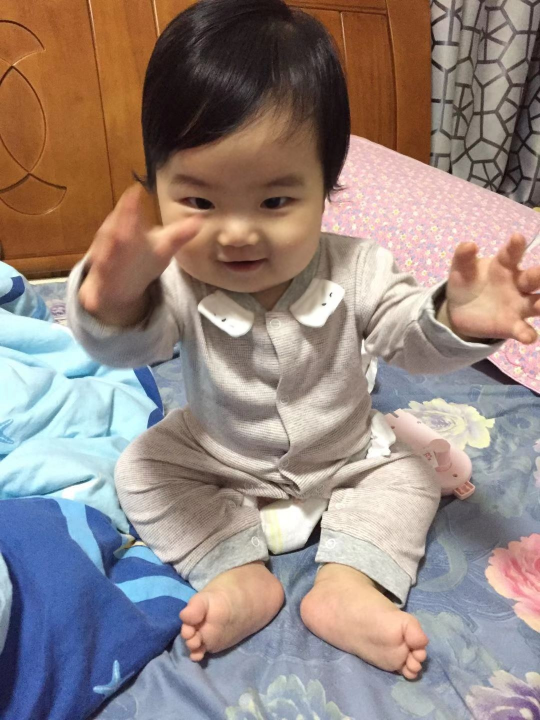
#> input picture meibairuanj/dlib/beautified_image.jpg, 1080 x 1440 px (shown at 1/2 size)
$ python -i beautify.py   (imports and definitions only)
#> lines starting #> are read from the running program, lines starting #| are printed output that depends on the picture
import cv2
import dlib
import numpy as np


def beautify_image(image, ksize=5, sigma_color=75, sigma_space=75, whitening=0, blemish_removal=0, red_saturation=0):
    detector = dlib.get_frontal_face_detector()
    faces = detector(image, 1)

    if len(faces) > 0:
        for face in faces:
            x, y, w, h = face.left(), face.top(), face.width(), face.height()
            roi = image[y:y+h, x:x+w]

            # 磨皮
            roi = cv2.bilateralFilter(roi, ksize, sigma_color, sigma_space)

            # 美白
            if whitening > 0:
                lab = cv2.cvtColor(roi, cv2.COLOR_BGR2LAB)
                l, a, b = cv2.split(lab)
                l = cv2.add(l, np.full_like(l, whitening, dtype=np.uint8))
                lab = cv2.merge([l, a, b])
                roi = cv2.cvtColor(lab, cv2.COLOR_LAB2BGR)

            # 祛斑
            if blemish_removal > 0:
                gray = cv2.cvtColor(roi, cv2.COLOR_BGR2GRAY)
                _, thresh = cv2.threshold(gray, 128, 255, cv2.THRESH_BINARY_INV)
                kernel = np.ones((blemish_removal, blemish_removal), np.uint8)
                thresh = cv2.dilate(thresh, kernel, iterations=1)
                roi = cv2.inpaint(roi, thresh, blemish_removal, cv2.INPAINT_TELEA)

            # 纯红
            if red_saturation > 0:
                hsv = cv2.cvtColor(roi, cv2.COLOR_BGR2HSV)
                h, s, v = cv2.split(hsv)
                s = cv2.add(s, np.uint8([red_saturation]))
                hsv = cv2.merge([h, s, v])
                roi = cv2.cvtColor(hsv, cv2.COLOR_HSV2BGR)

            image[y:y+h, x:x+w] = roi

    return image

>>> import cv2
>>> picture = cv2.imread('dlib/beautified_image.jpg', cv2.IMREAD_GRAYSCALE)
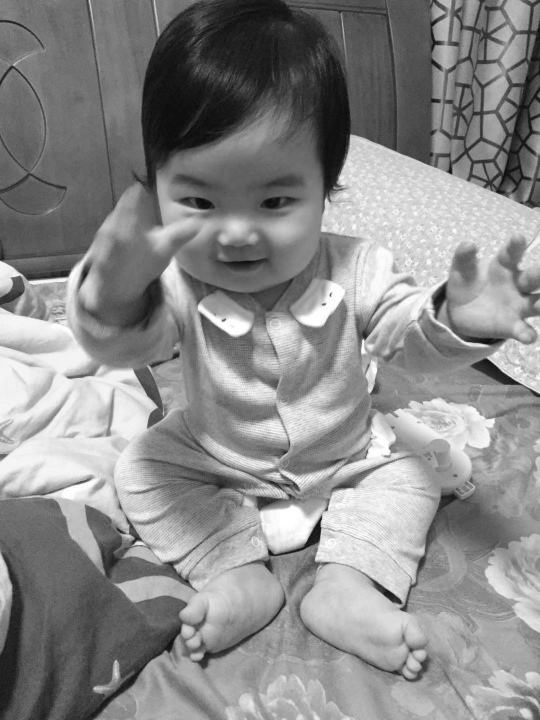
#> picture: shape (1440, 1080) (shown at 1/2 size); min 1, max 255, mean 138.2
>>> result = beautify_image(picture)
#> (the run stopped early here; a loop or call above may not have finished)
